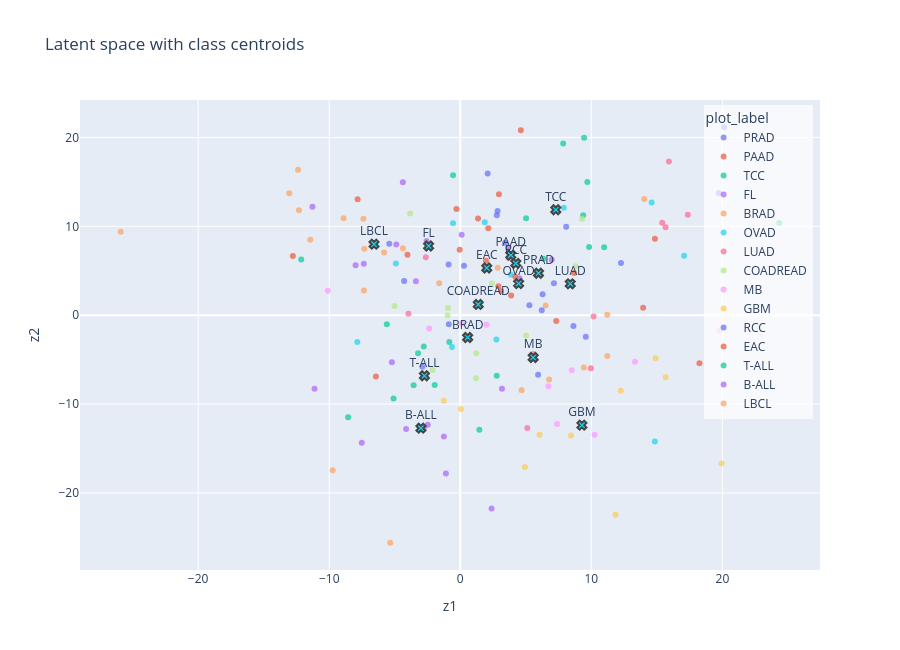

The notebook cell saved with this chart:
### Code cell
import plotly.express as px
import plotly.graph_objects as go

plot_df = df_cancer.dropna(subset=["plot_label"]).copy()

# Base scatter
fig = px.scatter(
    plot_df,
    x="z1",
    y="z2",
    color="plot_label",
    hover_data=[
        "short_label",
        "tissue",
        "disease",
        "comparison",
        "geo_accession",
        "title"
    ],
    title="Latent space with class centroids"
)

fig.update_traces(marker=dict(size=6, opacity=0.7))

# Compute centroids
centroids = (
    plot_df
    .groupby("plot_label")[["z1", "z2"]]
    .mean()
    .reset_index()
)

# Add centroid layer
fig.add_trace(
    go.Scatter(
        x=centroids["z1"],
        y=centroids["z2"],
        mode="markers+text",
        text=centroids["plot_label"],
        textposition="top center",
        marker=dict(
            size=8,
            symbol="x",
            line=dict(width=2)
        ),
        name="Centroids",
        showlegend=False  # avoids clutter
    )
)

# Layout fix (legend inside)
fig.update_layout(
    height=650,
    legend=dict(
        x=0.99,
        y=0.99,
        xanchor="right",
        yanchor="top",
        bgcolor="rgba(255,255,255,0.7)"
    )
)

fig.show()

### Figure 1 — Plotly figure (JSON) as saved in the notebook; plotly's stock layout.template omitted (floating-point values rounded to 4 significant figures)
{"data": [{"customdata": [["PR/PRAD", "Prostate", "prostate adenocarcinoma", "Prostate/prostate adenocarcinoma", "GSM1686773", "golub-00236: CL2000062805AA"], ["PR/PRAD", "Prostate", "prostate adenocarcinoma", "Prostate/prostate adenocarcinoma", "GSM1686774", "golub-00236: CL2000062807AA"], ["PR/PRAD", "Prostate", "prostate adenocarcinoma", "Prostate/prostate adenocarcinoma", "GSM1686795", "golub-00236: CL2000071839AA"], ["PR/PRAD", "Prostate", "prostate adenocarcinoma", "Prostate/prostate adenocarcinoma", "GSM1686838", "golub-00236: CL2000080804AA"], ["PR/PRAD", "Prostate", "prostate adenocarcinoma", "Prostate/prostate adenocarcinoma", "GSM1686899", "golub-00236: CL2000090706AA"], ["PR/PRAD", "Prostate", "prostate adenocarcinoma", "Prostate/prostate adenocarcinoma", "GSM1686900", "golub-00236: CL2000090707AA"], ["PR/PRAD", "Prostate", "prostate adenocarcinoma", "Prostate/prostate adenocarcinoma", "GSM1686901", "golub-00236: CL2000090708AA"], ["PR/PRAD", "Prostate", "prostate adenocarcinoma", "Prostate/prostate adenocarcinoma", "GSM1686902", "golub-00236: CL2000090709AA"], ["PR/PRAD", "Prostate", "prostate adenocarcinoma", "Prostate/prostate adenocarcinoma", "GSM1687106", "golub-00236: SR2000050403AA"], ["PR/PRAD", "Prostate", "prostate adenocarcinoma", "Prostate/prostate adenocarcinoma", "GSM1687109", "golub-00236: SR2000050409AA"]], "hovertemplate": "plot_label=PRAD<br>z1=%{x}<br>z2=%{y}<br>short_label=%{customdata[0]}<br>tissue=%{customdata[1]}<br>disease=%{customdata[2]}<br>comparison=%{customdata[3]}<br>geo_accession=%{customdata[4]}<br>title=%{customdata[5]}<extra></extra>", "legendgroup": "PRAD", "marker": {"color": "#636efa", "symbol": "circle", "opacity": 0.7, "size": 6}, "mode": "markers", "name": "PRAD", "orientation": "v", "showlegend": true, "x": [-0.8911, 7.146, 19.73, 2.093, 9.577, 6.218, 5.274, 8.635, -0.8729, 2.788], "xaxis": "x", "y": [5.697, 3.601, 13.76, 15.94, -2.415, 0.555, 1.105, -1.229, -1.018, 11.26], "yaxis": "y", "type": "scatter"}, {"customdata": [["PA/PAAD", "Pancreas", "pancreatic adenocarcinoma", "Pancreas/pancreatic adenocarcinoma", "GSM1686792", "golub-00236: CL2000071833AA"], ["PA/PAAD", "Pancreas", "pancreatic adenocarcinoma", "Pancreas/pancreatic adenocarcinoma", "GSM1686796", "golub-00236: CL2000071840AA"], ["PA/PAAD", "Pancreas", "pancreatic adenocarcinoma", "Pancreas/pancreatic adenocarcinoma", "GSM1686848", "golub-00236: CL2000081524AA"], ["PA/PAAD", "Pancreas", "pancreatic adenocarcinoma", "Pancreas/pancreatic adenocarcinoma", "GSM1687072", "golub-00236: SR2000042217AA"], ["PA/PAAD", "Pancreas", "pancreatic adenocarcinoma", "Pancreas/pancreatic adenocarcinoma", "GSM1687073", "golub-00236: SR2000042220AA"], ["PA/PAAD", "Pancreas", "pancreatic adenocarcinoma", "Pancreas/pancreatic adenocarcinoma", "GSM1687074", "golub-00236: SR2000042221AA"], ["PA/PAAD", "Pancreas", "pancreatic adenocarcinoma", "Pancreas/pancreatic adenocarcinoma", "GSM1687075", "golub-00236: SR2000042222AA"], ["PA/PAAD", "Pancreas", "pancreatic adenocarcinoma", "Pancreas/pancreatic adenocarcinoma", "GSM1687076", "golub-00236: SR2000042223AA"], ["PA/PAAD", "Pancreas", "pancreatic adenocarcinoma", "Pancreas/pancreatic adenocarcinoma", "GSM1687077", "golub-00236: SR2000042224AA"], ["PA/PAAD", "Pancreas", "pancreatic adenocarcinoma", "Pancreas/pancreatic adenocarcinoma", "GSM1687078", "golub-00236: SR2000042225AA"]], "hovertemplate": "plot_label=PAAD<br>z1=%{x}<br>z2=%{y}<br>short_label=%{customdata[0]}<br>tissue=%{customdata[1]}<br>disease=%{customdata[2]}<br>comparison=%{customdata[3]}<br>geo_accession=%{customdata[4]}<br>title=%{customdata[5]}<extra></extra>", "legendgroup": "PAAD", "marker": {"color": "#EF553B", "symbol": "circle", "opacity": 0.7, "size": 6}, "mode": "markers", "name": "PAAD", "orientation": "v", "showlegend": true, "x": [14.85, -0.04597, 1.961, -0.2907, 3.117, 2.905, 2.138, 3.883, 1.357, 8.683], "xaxis": "x", "y": [8.596, 7.361, 6.136, 11.95, 2.702, 3.249, 9.78, 2.217, 10.88, 4.761], "yaxis": "y", "type": "scatter"}, {"customdata": [["BLAD/TCC", "Bladder", "bladder transitional cell carcinoma", "Bladder/bladder transitional cell carcinoma", "GSM1686794", "golub-00236: CL2000071838AA"], ["BLAD/TCC", "Bladder", "bladder transitional cell carcinoma", "Bladder/bladder transitional cell carcinoma", "GSM1686831", "golub-00236: CL2000080310AA"], ["BLAD/TCC", "Bladder", "bladder transitional cell carcinoma", "Bladder/bladder transitional cell carcinoma", "GSM1686832", "golub-00236: CL2000080311AA"], ["BLAD/TCC", "Bladder", "bladder transitional cell carcinoma", "Bladder/bladder transitional cell carcinoma", "GSM1686833", "golub-00236: CL2000080312AA"], ["BLAD/TCC", "Bladder", "bladder transitional cell carcinoma", "Bladder/bladder transitional cell carcinoma", "GSM1686834", "golub-00236: CL2000080313AA"], ["BLAD/TCC", "Bladder", "bladder transitional cell carcinoma", "Bladder/bladder transitional cell carcinoma", "GSM1686835", "golub-00236: CL2000080314AA"], ["BLAD/TCC", "Bladder", "bladder transitional cell carcinoma", "Bladder/bladder transitional cell carcinoma", "GSM1686836", "golub-00236: CL2000080802AA"], ["BLAD/TCC", "Bladder", "bladder transitional cell carcinoma", "Bladder/bladder transitional cell carcinoma", "GSM1686837", "golub-00236: CL2000080803AA"], ["BLAD/TCC", "Bladder", "bladder transitional cell carcinoma", "Bladder/bladder transitional cell carcinoma", "GSM1687131", "golub-00236: SR2000050520AA"], ["BLAD/TCC", "Bladder", "bladder transitional cell carcinoma", "Bladder/bladder transitional cell carcinoma", "GSM1687137", "golub-00236: SR2000051005AA"], ["BLAD/TCC", "Bladder", "bladder transitional cell carcinoma", "Bladder/bladder transitional cell carcinoma", "GSM1687145", "golub-00236: SR2000051014AA"]], "hovertemplate": "plot_label=TCC<br>z1=%{x}<br>z2=%{y}<br>short_label=%{customdata[0]}<br>tissue=%{customdata[1]}<br>disease=%{customdata[2]}<br>comparison=%{customdata[3]}<br>geo_accession=%{customdata[4]}<br>title=%{customdata[5]}<extra></extra>", "legendgroup": "TCC", "marker": {"color": "#00cc96", "symbol": "circle", "opacity": 0.7, "size": 6}, "mode": "markers", "name": "TCC", "orientation": "v", "showlegend": true, "x": [10.98, 7.851, 9.833, 5.018, 9.377, -0.5501, 9.695, 9.448, 24.34, 6.336, -12.14], "xaxis": "x", "y": [7.633, 19.31, 7.673, 10.9, 11.24, 15.76, 14.99, 19.97, 10.37, 6.35, 6.269], "yaxis": "y", "type": "scatter"}, {"customdata": [["GC/FL", "Lymphoid Tissue", "Follicular lymphoma", "Lymphoid Tissue/Follicular lymphoma", "GSM1686799", "golub-00236: CL2000071843AA"], ["GC/FL", "Lymphoid Tissue", "Follicular lymphoma", "Lymphoid Tissue/Follicular lymphoma", "GSM1686986", "golub-00236: CL2000100330AA"], ["GC/FL", "Lymphoid Tissue", "Follicular lymphoma", "Lymphoid Tissue/Follicular lymphoma", "GSM1687192", "golub-00236: SR2000060811AA"], ["GC/FL", "Lymphoid Tissue", "Follicular lymphoma", "Lymphoid Tissue/Follicular lymphoma", "GSM1687193", "golub-00236: SR2000060812AA"], ["GC/FL", "Lymphoid Tissue", "Follicular lymphoma", "Lymphoid Tissue/Follicular lymphoma", "GSM1687194", "golub-00236: SR2000060813AA"], ["GC/FL", "Lymphoid Tissue", "Follicular lymphoma", "Lymphoid Tissue/Follicular lymphoma", "GSM1687195", "golub-00236: SR2000060814AA"], ["GC/FL", "Lymphoid Tissue", "Follicular lymphoma", "Lymphoid Tissue/Follicular lymphoma", "GSM1687196", "golub-00236: SR2000060815AA"], ["GC/FL", "Lymphoid Tissue", "Follicular lymphoma", "Lymphoid Tissue/Follicular lymphoma", "GSM1687197", "golub-00236: SR2000060816AA"], ["GC/FL", "Lymphoid Tissue", "Follicular lymphoma", "Lymphoid Tissue/Follicular lymphoma", "GSM1687198", "golub-00236: SR2000060818AA"], ["GC/FL", "Lymphoid Tissue", "Follicular lymphoma", "Lymphoid Tissue/Follicular lymphoma", "GSM1687199", "golub-00236: SR2000060819AA"], ["GC/FL", "Lymphoid Tissue", "Follicular lymphoma", "Lymphoid Tissue/Follicular lymphoma", "GSM1687200", "golub-00236: SR2000060820AA"]], "hovertemplate": "plot_label=FL<br>z1=%{x}<br>z2=%{y}<br>short_label=%{customdata[0]}<br>tissue=%{customdata[1]}<br>disease=%{customdata[2]}<br>comparison=%{customdata[3]}<br>geo_accession=%{customdata[4]}<br>title=%{customdata[5]}<extra></extra>", "legendgroup": "FL", "marker": {"color": "#ab63fa", "symbol": "circle", "opacity": 0.7, "size": 6}, "mode": "markers", "name": "FL", "orientation": "v", "showlegend": true, "x": [0.1035, 4.524, -7.986, -3.388, -2.568, 3.641, -4.881, 6.982, -4.381, -11.28, -7.359], "xaxis": "x", "y": [9.053, 4.151, 5.624, 3.813, 8.348, 7.58, 7.948, 6.241, 14.95, 12.21, 5.784], "yaxis": "y", "type": "scatter"}, {"customdata": [["BR/BRAD", "Breast", "breast adenocarcinoma", "Breast/breast adenocarcinoma", "GSM1686825", "golub-00236: CL2000080303AA"], ["BR/BRAD", "Breast", "breast adenocarcinoma", "Breast/breast adenocarcinoma", "GSM1686952", "golub-00236: CL2000091505AA"], ["BR/BRAD", "Breast", "breast adenocarcinoma", "Breast/breast adenocarcinoma", "GSM1687083", "golub-00236: SR2000042802AA"], ["BR/BRAD", "Breast", "breast adenocarcinoma", "Breast/breast adenocarcinoma", "GSM1687084", "golub-00236: SR2000042803AA"], ["BR/BRAD", "Breast", "breast adenocarcinoma", "Breast/breast adenocarcinoma", "GSM1687085", "golub-00236: SR2000042804AA"], ["BR/BRAD", "Breast", "breast adenocarcinoma", "Breast/breast adenocarcinoma", "GSM1687086", "golub-00236: SR2000042805AA"], ["BR/BRAD", "Breast", "breast adenocarcinoma", "Breast/breast adenocarcinoma", "GSM1687087", "golub-00236: SR2000042806AA"], ["BR/BRAD", "Breast", "breast adenocarcinoma", "Breast/breast adenocarcinoma", "GSM1687088", "golub-00236: SR2000042807AA"], ["BR/BRAD", "Breast", "breast adenocarcinoma", "Breast/breast adenocarcinoma", "GSM1687090", "golub-00236: SR2000042809AA"], ["BR/BRAD", "Breast", "breast adenocarcinoma", "Breast/breast adenocarcinoma", "GSM1687149", "golub-00236: SR2000051018AA"], ["BR/BRAD", "Breast", "breast adenocarcinoma", "Breast/breast adenocarcinoma", "GSM1687181", "golub-00236: SR2000051932AA"]], "hovertemplate": "plot_label=BRAD<br>z1=%{x}<br>z2=%{y}<br>short_label=%{customdata[0]}<br>tissue=%{customdata[1]}<br>disease=%{customdata[2]}<br>comparison=%{customdata[3]}<br>geo_accession=%{customdata[4]}<br>title=%{customdata[5]}<extra></extra>", "legendgroup": "BRAD", "marker": {"color": "#FFA15A", "symbol": "circle", "opacity": 0.7, "size": 6}, "mode": "markers", "name": "BRAD", "orientation": "v", "showlegend": true, "x": [2.861, 14.04, 6.777, -9.738, 9.433, 4.68, 11.22, -5.344, 11.21, -13.05, -25.91], "xaxis": "x", "y": [5.328, 13.09, -7.249, -17.45, -5.9, -8.449, -4.603, -25.61, 0.05063, 13.72, 9.391], "yaxis": "y", "type": "scatter"}, {"customdata": [["OV/OVAD", "Ovary", "ovarian adenocarcinoma", "Ovary/ovarian adenocarcinoma", "GSM1686826", "golub-00236: CL2000080304AA"], ["OV/OVAD", "Ovary", "ovarian adenocarcinoma", "Ovary/ovarian adenocarcinoma", "GSM1686827", "golub-00236: CL2000080305AA"], ["OV/OVAD", "Ovary", "ovarian adenocarcinoma", "Ovary/ovarian adenocarcinoma", "GSM1686828", "golub-00236: CL2000080306AA"], ["OV/OVAD", "Ovary", "ovarian adenocarcinoma", "Ovary/ovarian adenocarcinoma", "GSM1686829", "golub-00236: CL2000080307AA"], ["OV/OVAD", "Ovary", "ovarian adenocarcinoma", "Ovary/ovarian adenocarcinoma", "GSM1686830", "golub-00236: CL2000080308AA"], ["OV/OVAD", "Ovary", "ovarian adenocarcinoma", "Ovary/ovarian adenocarcinoma", "GSM1686969", "golub-00236: CL2000091530AA"], ["OV/OVAD", "Ovary", "ovarian adenocarcinoma", "Ovary/ovarian adenocarcinoma", "GSM1687110", "golub-00236: SR2000050411AA"], ["OV/OVAD", "Ovary", "ovarian adenocarcinoma", "Ovary/ovarian adenocarcinoma", "GSM1687111", "golub-00236: SR2000050412AA"], ["OV/OVAD", "Ovary", "ovarian adenocarcinoma", "Ovary/ovarian adenocarcinoma", "GSM1687112", "golub-00236: SR2000050418AA"], ["OV/OVAD", "Ovary", "ovarian adenocarcinoma", "Ovary/ovarian adenocarcinoma", "GSM1687127", "golub-00236: SR2000050515AA"], ["OV/OVAD", "Ovary", "ovarian adenocarcinoma", "Ovary/ovarian adenocarcinoma", "GSM1687132", "golub-00236: SR2000050521AA"]], "hovertemplate": "plot_label=OVAD<br>z1=%{x}<br>z2=%{y}<br>short_label=%{customdata[0]}<br>tissue=%{customdata[1]}<br>disease=%{customdata[2]}<br>comparison=%{customdata[3]}<br>geo_accession=%{customdata[4]}<br>title=%{customdata[5]}<extra></extra>", "legendgroup": "OVAD", "marker": {"color": "#19d3f3", "symbol": "circle", "opacity": 0.7, "size": 6}, "mode": "markers", "name": "OVAD", "orientation": "v", "showlegend": true, "x": [1.866, 17.08, -4.916, 14.6, 7.904, 2.755, -0.6305, 3.86, -0.553, 14.85, -7.859], "xaxis": "x", "y": [10.45, 6.699, 5.813, 12.68, 12.1, -2.726, -3.572, 4.552, 10.34, -14.21, -3.013], "yaxis": "y", "type": "scatter"}, {"customdata": [["LU/LUAD", "Lung", "lung adenocarcinoma", "Lung/lung adenocarcinoma", "GSM1686895", "golub-00236: CL2000090701AA"], ["LU/LUAD", "Lung", "lung adenocarcinoma", "Lung/lung adenocarcinoma", "GSM1686896", "golub-00236: CL2000090702AA"], ["LU/LUAD", "Lung", "lung adenocarcinoma", "Lung/lung adenocarcinoma", "GSM1686897", "golub-00236: CL2000090703AA"], ["LU/LUAD", "Lung", "lung adenocarcinoma", "Lung/lung adenocarcinoma", "GSM1686898", "golub-00236: CL2000090704AA"], ["LU/LUAD", "Lung", "lung adenocarcinoma", "Lung/lung adenocarcinoma", "GSM1687091", "golub-00236: SR2000042812AA"], ["LU/LUAD", "Lung", "lung adenocarcinoma", "Lung/lung adenocarcinoma", "GSM1687092", "golub-00236: SR2000042813AA"], ["LU/LUAD", "Lung", "lung adenocarcinoma", "Lung/lung adenocarcinoma", "GSM1687093", "golub-00236: SR2000042814AA"], ["LU/LUAD", "Lung", "lung adenocarcinoma", "Lung/lung adenocarcinoma", "GSM1687094", "golub-00236: SR2000042815AA"], ["LU/LUAD", "Lung", "lung adenocarcinoma", "Lung/lung adenocarcinoma", "GSM1687095", "golub-00236: SR2000042816AA"], ["LU/LUAD", "Lung", "lung adenocarcinoma", "Lung/lung adenocarcinoma", "GSM1687096", "golub-00236: SR2000042818AA"], ["LU/LUAD", "Lung", "lung adenocarcinoma", "Lung/lung adenocarcinoma", "GSM1687219", "golub-00236: SR2000060919AA"]], "hovertemplate": "plot_label=LUAD<br>z1=%{x}<br>z2=%{y}<br>short_label=%{customdata[0]}<br>tissue=%{customdata[1]}<br>disease=%{customdata[2]}<br>comparison=%{customdata[3]}<br>geo_accession=%{customdata[4]}<br>title=%{customdata[5]}<extra></extra>", "legendgroup": "LUAD", "marker": {"color": "#FF6692", "symbol": "circle", "opacity": 0.7, "size": 6}, "mode": "markers", "name": "LUAD", "orientation": "v", "showlegend": true, "x": [15.92, 17.36, 15.67, 15.41, 3.681, 10.18, 9.969, 5.561, 5.116, -2.631, -3.954], "xaxis": "x", "y": [17.3, 11.31, 9.9, 10.41, 6.44, -0.1533, -5.971, -4.367, -12.71, 6.517, 0.1672], "yaxis": "y", "type": "scatter"}, {"customdata": [["COL/COADREAD", "Colon", "colorectal adenocarcinoma", "Colon/colorectal adenocarcinoma", "GSM1686972", "golub-00236: CL2000091537AA"], ["COL/COADREAD", "Colon", "colorectal adenocarcinoma", "Colon/colorectal adenocarcinoma", "GSM1687097", "golub-00236: SR2000042819AA"], ["COL/COADREAD", "Colon", "colorectal adenocarcinoma", "Colon/colorectal adenocarcinoma", "GSM1687098", "golub-00236: SR2000042821AA"], ["COL/COADREAD", "Colon", "colorectal adenocarcinoma", "Colon/colorectal adenocarcinoma", "GSM1687099", "golub-00236: SR2000042824AA"], ["COL/COADREAD", "Colon", "colorectal adenocarcinoma", "Colon/colorectal adenocarcinoma", "GSM1687100", "golub-00236: SR2000042825AA"], ["COL/COADREAD", "Colon", "colorectal adenocarcinoma", "Colon/colorectal adenocarcinoma", "GSM1687101", "golub-00236: SR2000042826AA"], ["COL/COADREAD", "Colon", "colorectal adenocarcinoma", "Colon/colorectal adenocarcinoma", "GSM1687102", "golub-00236: SR2000042828AA"], ["COL/COADREAD", "Colon", "colorectal adenocarcinoma", "Colon/colorectal adenocarcinoma", "GSM1687103", "golub-00236: SR2000042830AA"], ["COL/COADREAD", "Colon", "colorectal adenocarcinoma", "Colon/colorectal adenocarcinoma", "GSM1687104", "golub-00236: SR2000042831AA"], ["COL/COADREAD", "Colon", "colorectal adenocarcinoma", "Colon/colorectal adenocarcinoma", "GSM1687105", "golub-00236: SR2000042832AA"], ["COL/COADREAD", "Colon", "colorectal adenocarcinoma", "Colon/colorectal adenocarcinoma", "GSM1687148", "golub-00236: SR2000051017AA"]], "hovertemplate": "plot_label=COADREAD<br>z1=%{x}<br>z2=%{y}<br>short_label=%{customdata[0]}<br>tissue=%{customdata[1]}<br>disease=%{customdata[2]}<br>comparison=%{customdata[3]}<br>geo_accession=%{customdata[4]}<br>title=%{customdata[5]}<extra></extra>", "legendgroup": "COADREAD", "marker": {"color": "#B6E880", "symbol": "circle", "opacity": 0.7, "size": 6}, "mode": "markers", "name": "COADREAD", "orientation": "v", "showlegend": true, "x": [8.807, -0.9369, -2.106, -0.9723, 1.212, 2.406, 1.198, 9.304, 5.022, -5.017, -3.826], "xaxis": "x", "y": [5.5, 0.8116, -6.179, -0.03105, -4.295, 3.566, -7.097, 10.86, -2.292, 1.031, 11.44], "yaxis": "y", "type": "scatter"}, {"customdata": [["Brain/MB", "Brain", "medulloblastoma", "Brain/medulloblastoma", "GSM1686974", "golub-00236: CL2000091543AA"], ["Brain/MB", "Brain", "medulloblastoma", "Brain/medulloblastoma", "GSM1686975", "golub-00236: CL2000091544AA"], ["Brain/MB", "Brain", "medulloblastoma", "Brain/medulloblastoma", "GSM1686984", "golub-00236: CL2000100328AA"], ["Brain/MB", "Brain", "medulloblastoma", "Brain/medulloblastoma", "GSM1686985", "golub-00236: CL2000100329AA"], ["Brain/MB", "Brain", "medulloblastoma", "Brain/medulloblastoma", "GSM1687201", "golub-00236: SR2000060822AA"], ["Brain/MB", "Brain", "medulloblastoma", "Brain/medulloblastoma", "GSM1687202", "golub-00236: SR2000060823AA"], ["Brain/MB", "Brain", "medulloblastoma", "Brain/medulloblastoma", "GSM1687203", "golub-00236: SR2000060825AA"], ["Brain/MB", "Brain", "medulloblastoma", "Brain/medulloblastoma", "GSM1687204", "golub-00236: SR2000060826AA"], ["Brain/MB", "Brain", "medulloblastoma", "Brain/medulloblastoma", "GSM1687205", "golub-00236: SR2000060827AA"], ["Brain/MB", "Brain", "medulloblastoma", "Brain/medulloblastoma", "GSM1687206", "golub-00236: SR2000060829AA"]], "hovertemplate": "plot_label=MB<br>z1=%{x}<br>z2=%{y}<br>short_label=%{customdata[0]}<br>tissue=%{customdata[1]}<br>disease=%{customdata[2]}<br>comparison=%{customdata[3]}<br>geo_accession=%{customdata[4]}<br>title=%{customdata[5]}<extra></extra>", "legendgroup": "MB", "marker": {"color": "#FF97FF", "symbol": "circle", "opacity": 0.7, "size": 6}, "mode": "markers", "name": "MB", "orientation": "v", "showlegend": true, "x": [13.33, 10.25, 6.724, -2.37, -10.11, 19.77, 0.1284, 1.997, 7.395, 8.504], "xaxis": "x", "y": [-5.237, -13.45, -7.993, -1.5, 2.756, -1.736, -0.9338, -1.063, -12.23, -6.2], "yaxis": "y", "type": "scatter"}, {"customdata": [["Brain/GBM", "Brain", "glioblastoma", "Brain/glioblastoma", "GSM1686976", "golub-00236: CL2000091545AA"], ["Brain/GBM", "Brain", "glioblastoma", "Brain/glioblastoma", "GSM1686977", "golub-00236: CL2000091546AA"], ["Brain/GBM", "Brain", "glioblastoma", "Brain/glioblastoma", "GSM1686978", "golub-00236: CL2000091547AA"], ["Brain/GBM", "Brain", "glioblastoma", "Brain/glioblastoma", "GSM1686979", "golub-00236: CL2000091548AA"], ["Brain/GBM", "Brain", "glioblastoma", "Brain/glioblastoma", "GSM1687207", "golub-00236: SR2000060833AA"], ["Brain/GBM", "Brain", "glioblastoma", "Brain/glioblastoma", "GSM1687208", "golub-00236: SR2000060834AA"], ["Brain/GBM", "Brain", "glioblastoma", "Brain/glioblastoma", "GSM1687209", "golub-00236: SR2000060835AA"], ["Brain/GBM", "Brain", "glioblastoma", "Brain/glioblastoma", "GSM1687210", "golub-00236: SR2000060836AA"], ["Brain/GBM", "Brain", "glioblastoma", "Brain/glioblastoma", "GSM1687211", "golub-00236: SR2000060902AA"], ["Brain/GBM", "Brain", "glioblastoma", "Brain/glioblastoma", "GSM1687220", "golub-00236: SR2000060922AA"]], "hovertemplate": "plot_label=GBM<br>z1=%{x}<br>z2=%{y}<br>short_label=%{customdata[0]}<br>tissue=%{customdata[1]}<br>disease=%{customdata[2]}<br>comparison=%{customdata[3]}<br>geo_accession=%{customdata[4]}<br>title=%{customdata[5]}<extra></extra>", "legendgroup": "GBM", "marker": {"color": "#FECB52", "symbol": "circle", "opacity": 0.7, "size": 6}, "mode": "markers", "name": "GBM", "orientation": "v", "showlegend": true, "x": [19.93, -1.254, 11.84, 12.24, 6.049, 14.9, 15.67, 0.04471, 4.929, 8.451], "xaxis": "x", "y": [-16.7, -9.627, -22.45, -8.495, -13.46, -4.84, -6.972, -10.54, -17.09, -13.55], "yaxis": "y", "type": "scatter"}, {"customdata": [["KID/RCC", "Kidney", "renal cell carcinoma", "Kidney/renal cell carcinoma", "GSM1687113", "golub-00236: SR2000050421AA"], ["KID/RCC", "Kidney", "renal cell carcinoma", "Kidney/renal cell carcinoma", "GSM1687134", "golub-00236: SR2000051002AA"], ["KID/RCC", "Kidney", "renal cell carcinoma", "Kidney/renal cell carcinoma", "GSM1687139", "golub-00236: SR2000051007AA"], ["KID/RCC", "Kidney", "renal cell carcinoma", "Kidney/renal cell carcinoma", "GSM1687144", "golub-00236: SR2000051012AA"], ["KID/RCC", "Kidney", "renal cell carcinoma", "Kidney/renal cell carcinoma", "GSM1687146", "golub-00236: SR2000051015AA"], ["KID/RCC", "Kidney", "renal cell carcinoma", "Kidney/renal cell carcinoma", "GSM1687212", "golub-00236: SR2000060912AA"], ["KID/RCC", "Kidney", "renal cell carcinoma", "Kidney/renal cell carcinoma", "GSM1687213", "golub-00236: SR2000060913AA"], ["KID/RCC", "Kidney", "renal cell carcinoma", "Kidney/renal cell carcinoma", "GSM1687214", "golub-00236: SR2000060914AA"], ["KID/RCC", "Kidney", "renal cell carcinoma", "Kidney/renal cell carcinoma", "GSM1687215", "golub-00236: SR2000060915AA"], ["KID/RCC", "Kidney", "renal cell carcinoma", "Kidney/renal cell carcinoma", "GSM1687216", "golub-00236: SR2000060916AA"], ["KID/RCC", "Kidney", "renal cell carcinoma", "Kidney/renal cell carcinoma", "GSM1687217", "golub-00236: SR2000060917AA"]], "hovertemplate": "plot_label=RCC<br>z1=%{x}<br>z2=%{y}<br>short_label=%{customdata[0]}<br>tissue=%{customdata[1]}<br>disease=%{customdata[2]}<br>comparison=%{customdata[3]}<br>geo_accession=%{customdata[4]}<br>title=%{customdata[5]}<extra></extra>", "legendgroup": "RCC", "marker": {"color": "#636efa", "symbol": "circle", "opacity": 0.7, "size": 6}, "mode": "markers", "name": "RCC", "orientation": "v", "showlegend": true, "x": [5.938, 8.08, 20.13, -2.894, 12.26, -5.42, 0.2865, 6.281, 3.415, 2.847, -4.286], "xaxis": "x", "y": [-6.693, 9.964, 21.15, -5.793, 5.87, 8.044, 5.559, 2.369, 8.15, 11.72, 3.844], "yaxis": "y", "type": "scatter"}, {"customdata": [["UT/EAC", "Uterus", "uterine adenocarcinoma", "Uterus/uterine adenocarcinoma", "GSM1687114", "golub-00236: SR2000050424AA"], ["UT/EAC", "Uterus", "uterine adenocarcinoma", "Uterus/uterine adenocarcinoma", "GSM1687133", "golub-00236: SR2000051001AA"], ["UT/EAC", "Uterus", "uterine adenocarcinoma", "Uterus/uterine adenocarcinoma", "GSM1687135", "golub-00236: SR2000051003AA"], ["UT/EAC", "Uterus", "uterine adenocarcinoma", "Uterus/uterine adenocarcinoma", "GSM1687136", "golub-00236: SR2000051004AA"], ["UT/EAC", "Uterus", "uterine adenocarcinoma", "Uterus/uterine adenocarcinoma", "GSM1687140", "golub-00236: SR2000051008AA"], ["UT/EAC", "Uterus", "uterine adenocarcinoma", "Uterus/uterine adenocarcinoma", "GSM1687141", "golub-00236: SR2000051009AA"], ["UT/EAC", "Uterus", "uterine adenocarcinoma", "Uterus/uterine adenocarcinoma", "GSM1687142", "golub-00236: SR2000051010AA"], ["UT/EAC", "Uterus", "uterine adenocarcinoma", "Uterus/uterine adenocarcinoma", "GSM1687143", "golub-00236: SR2000051011AA"], ["UT/EAC", "Uterus", "uterine adenocarcinoma", "Uterus/uterine adenocarcinoma", "GSM1687147", "golub-00236: SR2000051016AA"], ["UT/EAC", "Uterus", "uterine adenocarcinoma", "Uterus/uterine adenocarcinoma", "GSM1687180", "golub-00236: SR2000051931AA"]], "hovertemplate": "plot_label=EAC<br>z1=%{x}<br>z2=%{y}<br>short_label=%{customdata[0]}<br>tissue=%{customdata[1]}<br>disease=%{customdata[2]}<br>comparison=%{customdata[3]}<br>geo_accession=%{customdata[4]}<br>title=%{customdata[5]}<extra></extra>", "legendgroup": "EAC", "marker": {"color": "#EF553B", "symbol": "circle", "opacity": 0.7, "size": 6}, "mode": "markers", "name": "EAC", "orientation": "v", "showlegend": true, "x": [-7.834, 2.948, 13.95, 7.322, 18.25, 4.197, -4.028, -12.77, 4.621, -6.439], "xaxis": "x", "y": [13.06, 13.62, 0.831, -0.6592, -5.414, 4.333, 6.803, 6.658, 20.82, -6.894], "yaxis": "y", "type": "scatter"}, {"customdata": [["PB/T-ALL", "Bone Marrow", "T-cell ALL", "Bone Marrow/T-cell ALL", "GSM1687160", "golub-00236: SR2000051911AA"], ["PB/T-ALL", "Bone Marrow", "T-cell ALL", "Bone Marrow/T-cell ALL", "GSM1687161", "golub-00236: SR2000051912AA"], ["PB/T-ALL", "Bone Marrow", "T-cell ALL", "Bone Marrow/T-cell ALL", "GSM1687162", "golub-00236: SR2000051913AA"], ["PB/T-ALL", "Bone Marrow", "T-cell ALL", "Bone Marrow/T-cell ALL", "GSM1687163", "golub-00236: SR2000051914AA"], ["PB/T-ALL", "Bone Marrow", "T-cell ALL", "Bone Marrow/T-cell ALL", "GSM1687164", "golub-00236: SR2000051915AA"], ["PB/T-ALL", "Bone Marrow", "T-cell ALL", "Bone Marrow/T-cell ALL", "GSM1687165", "golub-00236: SR2000051916AA"], ["PB/T-ALL", "Bone Marrow", "T-cell ALL", "Bone Marrow/T-cell ALL", "GSM1687166", "golub-00236: SR2000051917AA"], ["PB/T-ALL", "Bone Marrow", "T-cell ALL", "Bone Marrow/T-cell ALL", "GSM1687167", "golub-00236: SR2000051918AA"], ["PB/T-ALL", "Bone Marrow", "T-cell ALL", "Bone Marrow/T-cell ALL", "GSM1687168", "golub-00236: SR2000051919AA"], ["PB/T-ALL", "Bone Marrow", "T-cell ALL", "Bone Marrow/T-cell ALL", "GSM1687169", "golub-00236: SR2000051920AA"]], "hovertemplate": "plot_label=T-ALL<br>z1=%{x}<br>z2=%{y}<br>short_label=%{customdata[0]}<br>tissue=%{customdata[1]}<br>disease=%{customdata[2]}<br>comparison=%{customdata[3]}<br>geo_accession=%{customdata[4]}<br>title=%{customdata[5]}<extra></extra>", "legendgroup": "T-ALL", "marker": {"color": "#00cc96", "symbol": "circle", "opacity": 0.7, "size": 6}, "mode": "markers", "name": "T-ALL", "orientation": "v", "showlegend": true, "x": [-8.56, -3.219, -5.605, -1.949, -3.56, -5.09, -0.8362, -2.784, 1.459, 2.784], "xaxis": "x", "y": [-11.48, -4.271, -1.029, -7.868, -7.894, -9.376, -3.027, -3.534, -12.9, -6.801], "yaxis": "y", "type": "scatter"}, {"customdata": [["PB/B-ALL", "Bone Marrow", "B-cell ALL", "Bone Marrow/B-cell ALL", "GSM1687170", "golub-00236: SR2000051921AA"], ["PB/B-ALL", "Bone Marrow", "B-cell ALL", "Bone Marrow/B-cell ALL", "GSM1687171", "golub-00236: SR2000051922AA"], ["PB/B-ALL", "Bone Marrow", "B-cell ALL", "Bone Marrow/B-cell ALL", "GSM1687172", "golub-00236: SR2000051923AA"], ["PB/B-ALL", "Bone Marrow", "B-cell ALL", "Bone Marrow/B-cell ALL", "GSM1687173", "golub-00236: SR2000051924AA"], ["PB/B-ALL", "Bone Marrow", "B-cell ALL", "Bone Marrow/B-cell ALL", "GSM1687174", "golub-00236: SR2000051925AA"], ["PB/B-ALL", "Bone Marrow", "B-cell ALL", "Bone Marrow/B-cell ALL", "GSM1687175", "golub-00236: SR2000051926AA"], ["PB/B-ALL", "Bone Marrow", "B-cell ALL", "Bone Marrow/B-cell ALL", "GSM1687176", "golub-00236: SR2000051927AA"], ["PB/B-ALL", "Bone Marrow", "B-cell ALL", "Bone Marrow/B-cell ALL", "GSM1687177", "golub-00236: SR2000051928AA"], ["PB/B-ALL", "Bone Marrow", "B-cell ALL", "Bone Marrow/B-cell ALL", "GSM1687178", "golub-00236: SR2000051929AA"], ["PB/B-ALL", "Bone Marrow", "B-cell ALL", "Bone Marrow/B-cell ALL", "GSM1687179", "golub-00236: SR2000051930AA"]], "hovertemplate": "plot_label=B-ALL<br>z1=%{x}<br>z2=%{y}<br>short_label=%{customdata[0]}<br>tissue=%{customdata[1]}<br>disease=%{customdata[2]}<br>comparison=%{customdata[3]}<br>geo_accession=%{customdata[4]}<br>title=%{customdata[5]}<extra></extra>", "legendgroup": "B-ALL", "marker": {"color": "#ab63fa", "symbol": "circle", "opacity": 0.7, "size": 6}, "mode": "markers", "name": "B-ALL", "orientation": "v", "showlegend": true, "x": [-2.762, -2.483, -7.517, -4.135, -5.222, -11.12, 2.388, -1.1, 3.182, -1.253], "xaxis": "x", "y": [-12.62, -12.33, -14.34, -12.82, -5.298, -8.269, -21.74, -17.81, -8.274, -13.66], "yaxis": "y", "type": "scatter"}, {"customdata": [["GC/LBCL", "Lymphoid Tissue", "large B-cell lymphoma", "Lymphoid Tissue/large B-cell lymphoma", "GSM1687182", "golub-00236: SR2000060801AA"], ["GC/LBCL", "Lymphoid Tissue", "large B-cell lymphoma", "Lymphoid Tissue/large B-cell lymphoma", "GSM1687183", "golub-00236: SR2000060802AA"], ["GC/LBCL", "Lymphoid Tissue", "large B-cell lymphoma", "Lymphoid Tissue/large B-cell lymphoma", "GSM1687184", "golub-00236: SR2000060803AA"], ["GC/LBCL", "Lymphoid Tissue", "large B-cell lymphoma", "Lymphoid Tissue/large B-cell lymphoma", "GSM1687185", "golub-00236: SR2000060804AA"], ["GC/LBCL", "Lymphoid Tissue", "large B-cell lymphoma", "Lymphoid Tissue/large B-cell lymphoma", "GSM1687186", "golub-00236: SR2000060805AA"], ["GC/LBCL", "Lymphoid Tissue", "large B-cell lymphoma", "Lymphoid Tissue/large B-cell lymphoma", "GSM1687187", "golub-00236: SR2000060806AA"], ["GC/LBCL", "Lymphoid Tissue", "large B-cell lymphoma", "Lymphoid Tissue/large B-cell lymphoma", "GSM1687188", "golub-00236: SR2000060807AA"], ["GC/LBCL", "Lymphoid Tissue", "large B-cell lymphoma", "Lymphoid Tissue/large B-cell lymphoma", "GSM1687189", "golub-00236: SR2000060808AA"], ["GC/LBCL", "Lymphoid Tissue", "large B-cell lymphoma", "Lymphoid Tissue/large B-cell lymphoma", "GSM1687190", "golub-00236: SR2000060809AA"], ["GC/LBCL", "Lymphoid Tissue", "large B-cell lymphoma", "Lymphoid Tissue/large B-cell lymphoma", "GSM1687191", "golub-00236: SR2000060810AA"], ["GC/LBCL", "Lymphoid Tissue", "large B-cell lymphoma", "Lymphoid Tissue/large B-cell lymphoma", "GSM1687218", "golub-00236: SR2000060918AA"]], "hovertemplate": "plot_label=LBCL<br>z1=%{x}<br>z2=%{y}<br>short_label=%{customdata[0]}<br>tissue=%{customdata[1]}<br>disease=%{customdata[2]}<br>comparison=%{customdata[3]}<br>geo_accession=%{customdata[4]}<br>title=%{customdata[5]}<extra></extra>", "legendgroup": "LBCL", "marker": {"color": "#FFA15A", "symbol": "circle", "opacity": 0.7, "size": 6}, "mode": "markers", "name": "LBCL", "orientation": "v", "showlegend": true, "x": [-11.45, -12.31, -5.814, -7.321, -4.376, -8.905, -7.392, -12.38, -7.351, -1.607, 6.51], "xaxis": "x", "y": [8.498, 11.8, 7.066, 7.47, 7.522, 10.9, 10.86, 16.36, 2.765, 3.607, 1.08], "yaxis": "y", "type": "scatter"}, {"marker": {"line": {"width": 2}, "size": 8, "symbol": "x"}, "mode": "markers+text", "name": "Centroids", "showlegend": false, "text": ["B-ALL", "BRAD", "COADREAD", "EAC", "FL", "GBM", "LBCL", "LUAD", "MB", "OVAD", "PAAD", "PRAD", "RCC", "T-ALL", "TCC"], "textposition": "top center", "x": [-3.002, 0.5623, 1.372, 2.022, -2.418, 9.281, -6.581, 8.389, 5.562, 4.451, 3.856, 5.969, 4.24, -2.736, 7.29], "y": [-12.72, -2.516, 1.21, 5.316, 7.791, -12.37, 7.993, 3.531, -4.759, 3.555, 6.763, 4.726, 5.835, -6.818, 11.86], "type": "scatter"}], "layout": {"xaxis": {"anchor": "y", "domain": [0.0, 1.0], "title": {"text": "z1"}}, "yaxis": {"anchor": "x", "domain": [0.0, 1.0], "title": {"text": "z2"}}, "legend": {"title": {"text": "plot_label"}, "tracegroupgap": 0, "x": 0.99, "y": 0.99, "xanchor": "right", "yanchor": "top", "bgcolor": "rgba(255,255,255,0.7)"}, "title": {"text": "Latent space with class centroids"}, "height": 650}}
